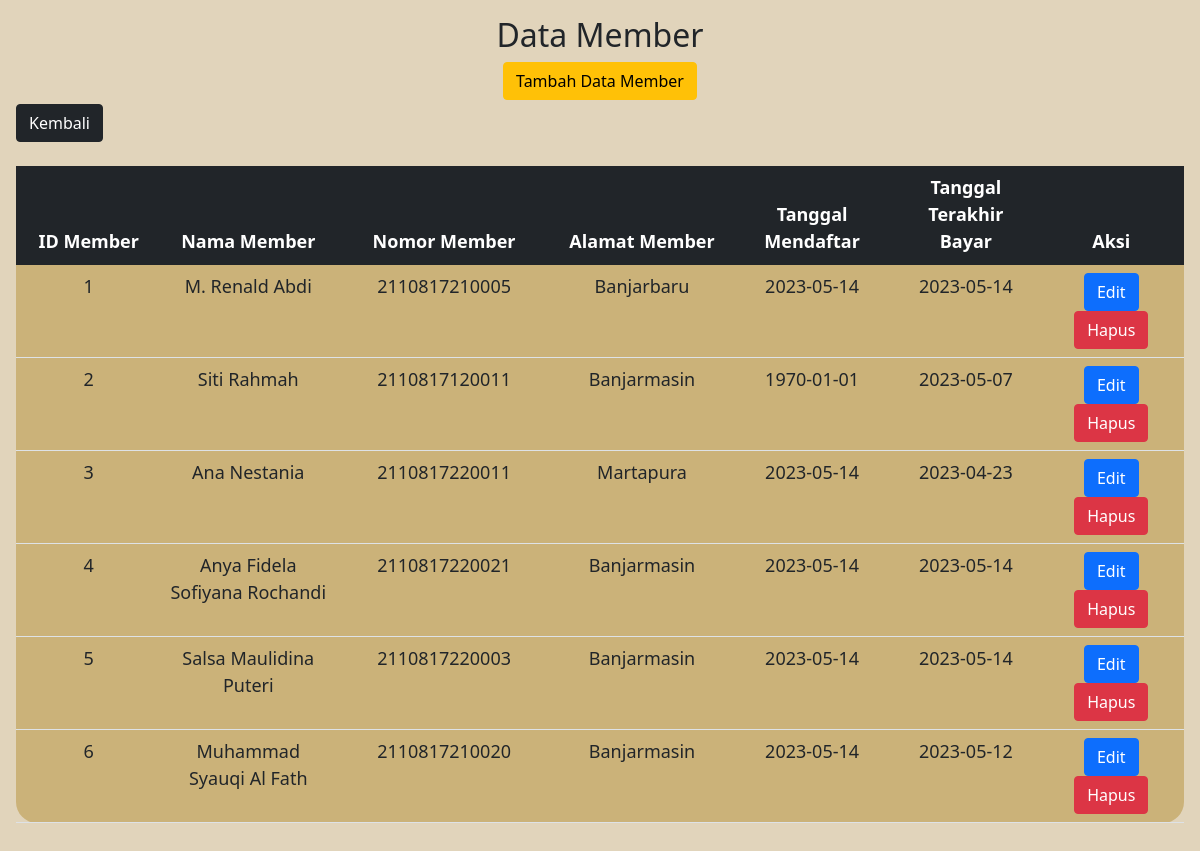
The page /Member.php on the database its author committed.
### tables this page shows
CREATE TABLE `member` (
  `id_member` int(11) NOT NULL,
  `nama_member` varchar(250) NOT NULL,
  `nomor_member` varchar(15) NOT NULL,
  `alamat` text NOT NULL,
  `tgl_mendaftar` date NOT NULL,
  `tgl_terakhir_bayar` date NOT NULL
);

### Model.php (the view, shortened to what this page needs)
<!DOCTYPE html>
<html lang="en">
<head>
    <link href="https://cdn.jsdelivr.net/npm/bootstrap@5.1.3/dist/css/bootstrap.min.css" rel="stylesheet"
>
</head>
<body>
</body>
</html>
<?php
function readData($nama_tabel)
{
    require "Koneksi.php";
    $stmt = $conn->prepare("SELECT * FROM $nama_tabel");
    $stmt->execute();
    $result = $stmt->fetchAll();
    if (!empty($result)) {
        if ($nama_tabel == "member") {
            foreach ($result as $hasil) {
                echo "<tr>";
                echo "<td  class='text-center'>" . $hasil['id_member'] . "</td>";
                echo "<td>" . $hasil['nama_member'] . "</td>";
                echo "<td>" . $hasil['nomor_member'] . "</td>";
                echo "<td>" . $hasil['alamat'] . "</td>";
                echo "<td>" . $hasil["tgl_mendaftar"] . "</td>";
                echo "<td>" . $hasil["tgl_terakhir_bayar"] . "</td>";
                echo "<td>";
                echo "<a class='btn btn-primary' href='FormMember.php?id_member=" . $hasil['id_member'] . "'>Edit</a>";
                echo "<a class='btn btn-danger' href='Member.php?id_member=" . $hasil['id_member'] . "' onclick=\"return confirm('Yakin Ingin Dihapus?')\">Hapus</a>";
                echo "</td>";
                echo "</tr>";
            }
        }
    }
}

### Member.php (style rules this page uses)
table, tr, td { border-collapse: collapse; border-radius: 21px; padding: 40px 60px; font-size: 18px; }
td { width: 100px; height: 10px; text-align: center; }

### rows shown on the page
member: id_member "1", nama_member "M. Renald Abdi", nomor_member "2110817210005", alamat "Banjarbaru", tgl_mendaftar "2023-05-14", tgl_terakhir_bayar "2023-05-14"
member: id_member "2", nama_member "Siti Rahmah", nomor_member "2110817120011", alamat "Banjarmasin", tgl_mendaftar "1970-01-01", tgl_terakhir_bayar "2023-05-07"
member: id_member "3", nama_member "Ana Nestania", nomor_member "2110817220011", alamat "Martapura", tgl_mendaftar "2023-05-14", tgl_terakhir_bayar "2023-04-23"
member: id_member "4", nama_member "Anya Fidela Sofiyana Rochandi", nomor_member "2110817220021", alamat "Banjarmasin", tgl_mendaftar "2023-05-14", tgl_terakhir_bayar "2023-05-14"
member: id_member "5", nama_member "Salsa Maulidina Puteri", nomor_member "2110817220003", alamat "Banjarmasin", tgl_mendaftar "2023-05-14", tgl_terakhir_bayar "2023-05-14"
member: id_member "6", nama_member "Muhammad Syauqi Al Fath", nomor_member "2110817210020", alamat "Banjarmasin", tgl_mendaftar "2023-05-14", tgl_terakhir_bayar "2023-05-12"
